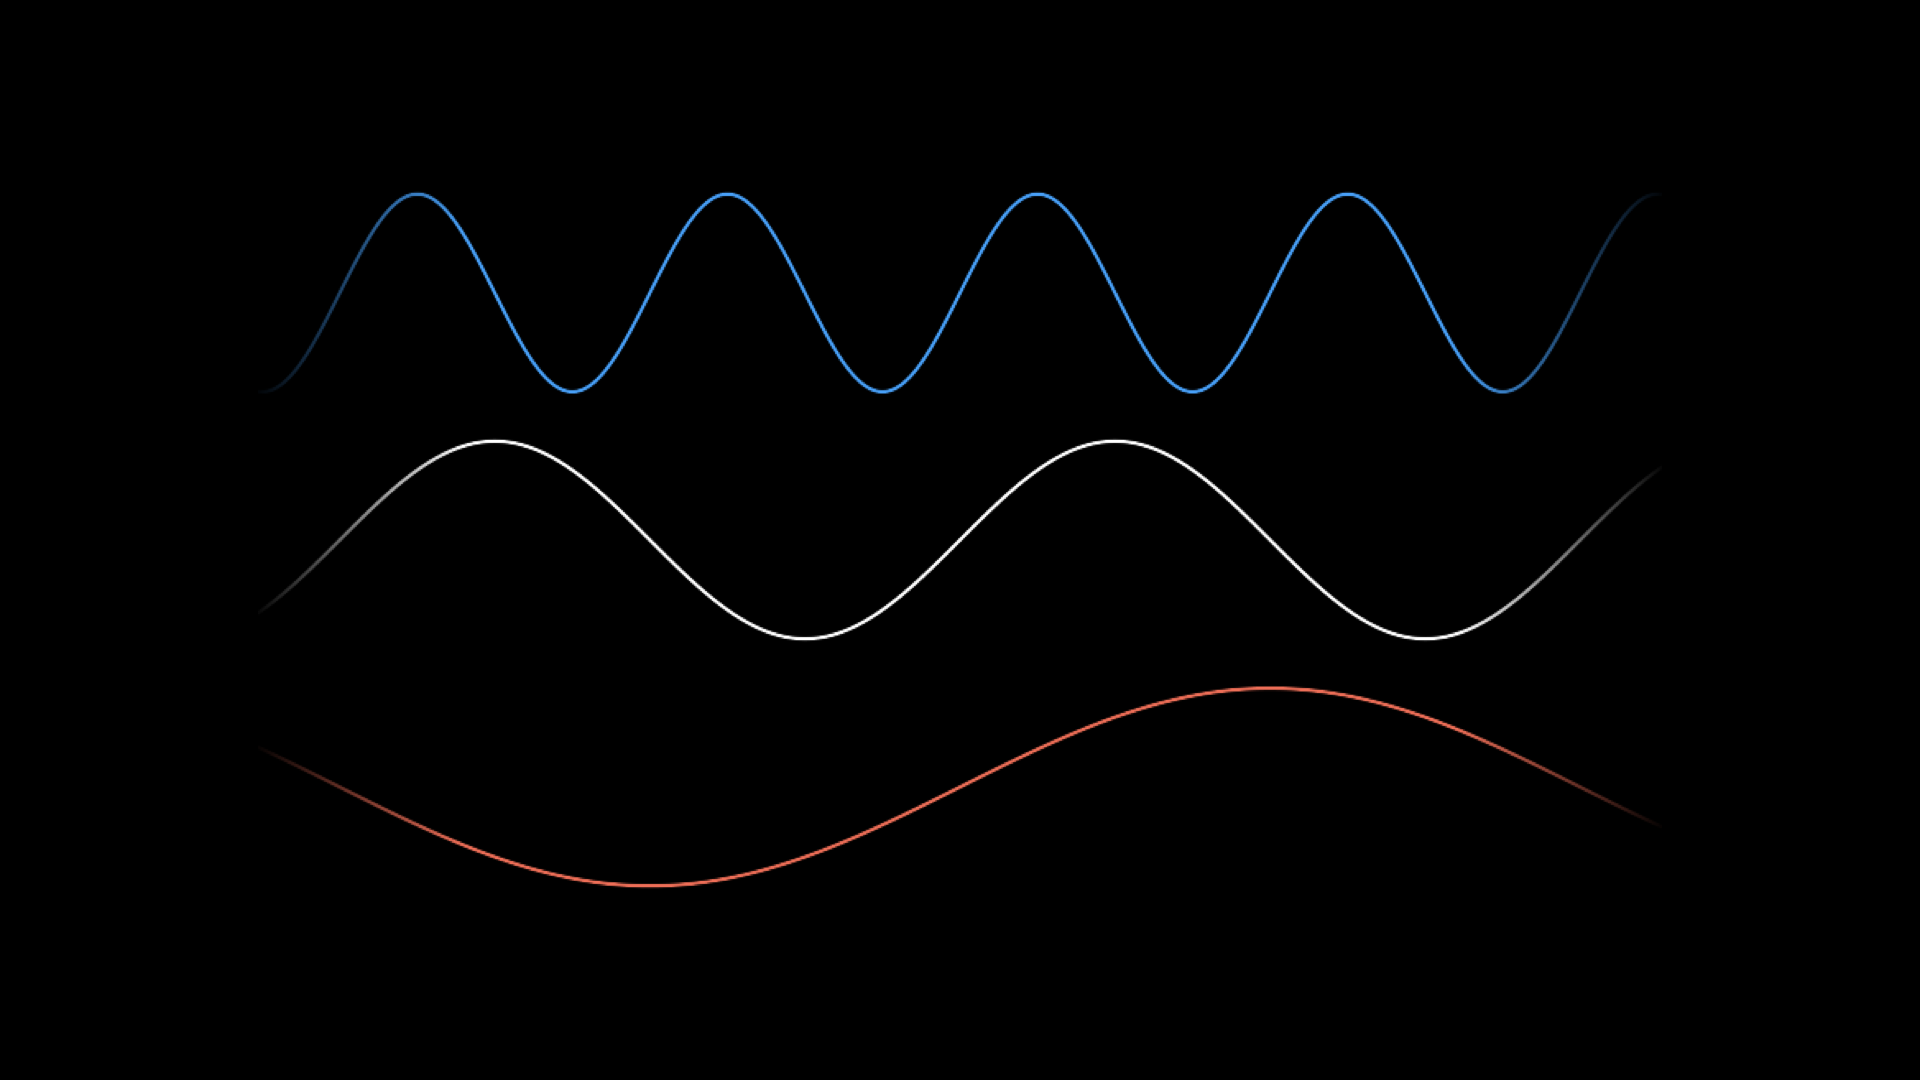

Reproduce this figure in Python.
from manim import *

RED = "#FF644E"
BLUE = "#00a2ff"

class SineWaveScene(Scene):
    def construct(self):
        # Create a sine wave using the ParametricFunction
        sine_wave1 = ParametricFunction(
            lambda t: np.array([t, np.sin(0.5*t), 0]),
            t_range=np.array([-3*PI, 3*PI]),
            color=RED
        ).shift(2.5*DOWN)
        sine_wave2 = ParametricFunction(
            lambda t: np.array([t, np.sin(t), 0]),
            t_range=np.array([-3*PI, 3*PI]),
            color=WHITE
        )
        sine_wave3 = ParametricFunction(
            lambda t: np.array([t, np.sin(2*t), 0]),
            t_range=np.array([-3*PI, 3*PI]),
            color=BLUE
        ).shift(2.5*UP)

        # Add the sine wave to the scene
        self.add(sine_wave1, sine_wave2, sine_wave3)
